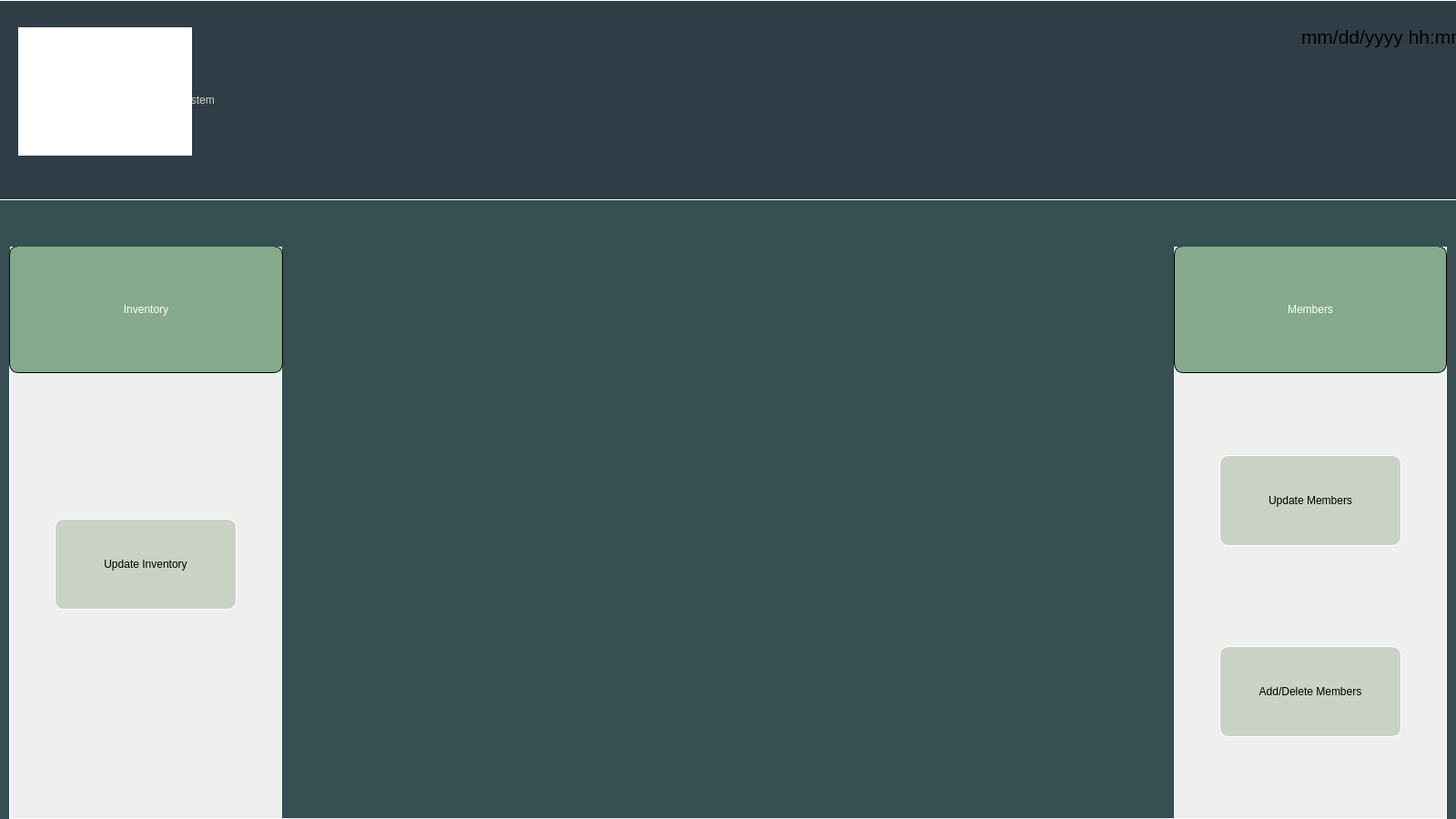
<?xml version="1.0" encoding="UTF-8"?>
<ui version="4.0">
 <class>Admin</class>
 <widget class="QMainWindow" name="Admin">
  <property name="geometry">
   <rect>
    <x>0</x>
    <y>0</y>
    <width>1600</width>
    <height>900</height>
   </rect>
  </property>
  <property name="maximumSize">
   <size>
    <width>1600</width>
    <height>900</height>
   </size>
  </property>
  <property name="windowTitle">
   <string>Bulk Club</string>
  </property>
  <property name="windowIcon">
   <iconset resource="resources.qrc">
    <normaloff>:/imgs/imgs/icon.png</normaloff>:/imgs/imgs/icon.png</iconset>
  </property>
  <widget class="QWidget" name="centralwidget">
   <property name="maximumSize">
    <size>
     <width>1600</width>
     <height>900</height>
    </size>
   </property>
   <widget class="QLabel" name="label">
    <property name="geometry">
     <rect>
      <x>-10</x>
      <y>0</y>
      <width>1611</width>
      <height>220</height>
     </rect>
    </property>
    <property name="styleSheet">
     <string notr="true">color:rgb(202, 210, 197);
font:  700 40pt &quot;Nirmala UI&quot;;
background-color: rgb(47, 62, 70);
border:1px solid white;</string>
    </property>
    <property name="text">
     <string>                 Administration Managment System</string>
    </property>
    <property name="alignment">
     <set>Qt::AlignLeading|Qt::AlignLeft|Qt::AlignVCenter</set>
    </property>
   </widget>
   <widget class="QGraphicsView" name="graphicsView">
    <property name="geometry">
     <rect>
      <x>20</x>
      <y>30</y>
      <width>191</width>
      <height>141</height>
     </rect>
    </property>
    <property name="layoutDirection">
     <enum>Qt::LeftToRight</enum>
    </property>
    <property name="styleSheet">
     <string notr="true">background-image: url(:/imgs/imgs/admin2.jpeg);
border-radius:50%;</string>
    </property>
    <property name="sizeAdjustPolicy">
     <enum>QAbstractScrollArea::AdjustIgnored</enum>
    </property>
    <property name="alignment">
     <set>Qt::AlignLeading|Qt::AlignLeft|Qt::AlignTop</set>
    </property>
   </widget>
   <widget class="QLabel" name="DateTime">
    <property name="geometry">
     <rect>
      <x>1430</x>
      <y>10</y>
      <width>291</width>
      <height>61</height>
     </rect>
    </property>
    <property name="font">
     <font>
      <family>Nirmala UI</family>
      <pointsize>16</pointsize>
      <italic>false</italic>
      <bold>false</bold>
     </font>
    </property>
    <property name="styleSheet">
     <string notr="true">background-color: rgb(47, 62, 70);
font:25  &quot;Nirmala UI&quot;;</string>
    </property>
    <property name="text">
     <string>mm/dd/yyyy hh:mm</string>
    </property>
   </widget>
   <widget class="QWidget" name="widget" native="true">
    <property name="geometry">
     <rect>
      <x>10</x>
      <y>340</y>
      <width>300</width>
      <height>560</height>
     </rect>
    </property>
    <property name="styleSheet">
     <string notr="true">border:1px solid white;
background:none;
</string>
    </property>
    <widget class="QPushButton" name="Inventory">
     <property name="geometry">
      <rect>
       <x>50</x>
       <y>230</y>
       <width>200</width>
       <height>100</height>
      </rect>
     </property>
     <property name="styleSheet">
      <string notr="true">background-color: rgb(202, 210, 197);
color:rgb(0, 0, 0);
font: 350 13pt &quot;Nirmala UI&quot;;
border-radius:10px;
</string>
     </property>
     <property name="text">
      <string>Update Inventory</string>
     </property>
    </widget>
   </widget>
   <widget class="QLabel" name="label_2">
    <property name="geometry">
     <rect>
      <x>10</x>
      <y>270</y>
      <width>301</width>
      <height>140</height>
     </rect>
    </property>
    <property name="styleSheet">
     <string notr="true">background-color: rgb(132, 169, 140);
font:  700 20pt &quot;Nirmala UI&quot;;
color: rgb(255, 255, 255);
border-radius: 10px;
border: 1px solid black;</string>
    </property>
    <property name="text">
     <string>Inventory</string>
    </property>
    <property name="alignment">
     <set>Qt::AlignCenter</set>
    </property>
   </widget>
   <widget class="QLabel" name="label_3">
    <property name="geometry">
     <rect>
      <x>1290</x>
      <y>270</y>
      <width>300</width>
      <height>140</height>
     </rect>
    </property>
    <property name="styleSheet">
     <string notr="true">background-color: rgb(132, 169, 140);
font:  700 20pt &quot;Nirmala UI&quot;;
color: rgb(255, 255, 255);
border-radius: 10px;
border: 1px solid black;</string>
    </property>
    <property name="text">
     <string>Members</string>
    </property>
    <property name="alignment">
     <set>Qt::AlignCenter</set>
    </property>
   </widget>
   <widget class="QWidget" name="widget_2" native="true">
    <property name="geometry">
     <rect>
      <x>1290</x>
      <y>340</y>
      <width>300</width>
      <height>560</height>
     </rect>
    </property>
    <property name="styleSheet">
     <string notr="true">border:1px solid white;
background:none;
</string>
    </property>
    <widget class="QPushButton" name="UpdateMembers">
     <property name="geometry">
      <rect>
       <x>50</x>
       <y>160</y>
       <width>200</width>
       <height>100</height>
      </rect>
     </property>
     <property name="styleSheet">
      <string notr="true">background-color: rgb(202, 210, 197);
color:rgb(0, 0, 0);
font: 350 13pt &quot;Nirmala UI&quot;;
border-radius:10px;
</string>
     </property>
     <property name="text">
      <string>Update Members</string>
     </property>
    </widget>
    <widget class="QPushButton" name="addMembers">
     <property name="geometry">
      <rect>
       <x>50</x>
       <y>370</y>
       <width>200</width>
       <height>100</height>
      </rect>
     </property>
     <property name="styleSheet">
      <string notr="true">background-color: rgb(202, 210, 197);
color:rgb(0, 0, 0);
font: 350 13pt &quot;Nirmala UI&quot;;
border-radius:10px;
</string>
     </property>
     <property name="text">
      <string>Add/Delete Members</string>
     </property>
    </widget>
   </widget>
   <widget class="QWidget" name="widget_3" native="true">
    <property name="geometry">
     <rect>
      <x>0</x>
      <y>220</y>
      <width>1601</width>
      <height>51</height>
     </rect>
    </property>
    <property name="styleSheet">
     <string notr="true">background-color: rgb(53, 79, 82);</string>
    </property>
   </widget>
   <widget class="QWidget" name="widget_4" native="true">
    <property name="geometry">
     <rect>
      <x>-40</x>
      <y>270</y>
      <width>51</width>
      <height>641</height>
     </rect>
    </property>
    <property name="styleSheet">
     <string notr="true">background-color: rgb(53, 79, 82);</string>
    </property>
   </widget>
   <widget class="QWidget" name="widget_5" native="true">
    <property name="geometry">
     <rect>
      <x>1590</x>
      <y>260</y>
      <width>41</width>
      <height>641</height>
     </rect>
    </property>
    <property name="styleSheet">
     <string notr="true">background-color: rgb(53, 79, 82);</string>
    </property>
   </widget>
   <widget class="QWidget" name="widget_6" native="true">
    <property name="geometry">
     <rect>
      <x>310</x>
      <y>219</y>
      <width>980</width>
      <height>680</height>
     </rect>
    </property>
    <property name="styleSheet">
     <string notr="true">background-color: rgb(53, 79, 82);</string>
    </property>
   </widget>
   <zorder>widget_5</zorder>
   <zorder>widget_6</zorder>
   <zorder>widget_4</zorder>
   <zorder>widget_2</zorder>
   <zorder>label</zorder>
   <zorder>graphicsView</zorder>
   <zorder>DateTime</zorder>
   <zorder>widget</zorder>
   <zorder>label_2</zorder>
   <zorder>label_3</zorder>
   <zorder>widget_3</zorder>
  </widget>
 </widget>
 <resources>
  <include location="resources.qrc"/>
 </resources>
 <connections/>
</ui>
